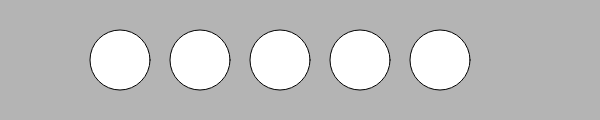
Frame 1 (no input)
Frame 60 (no input): identical to frame 1, image omitted
Frame 120 (the mouse pressed at the canvas centre since frame 60): identical to frame 1, image omitted

The p5.js sketch that drew this single still picture (run headless with seeded random() and noise() and a simulated clock; from frame 60 on, the mouse is pressed at the canvas centre):

// p5.js sketch
// ── sketch.js
function setup() {
  createCanvas(600, 120);
}

function draw() {
  background(180);
  ellipse(120, 60, 60, 60);
  ellipse(200, 60, 60, 60);
  ellipse(280, 60, 60, 60);
  ellipse(360, 60, 60, 60);
  ellipse(440, 60, 60, 60);

}
